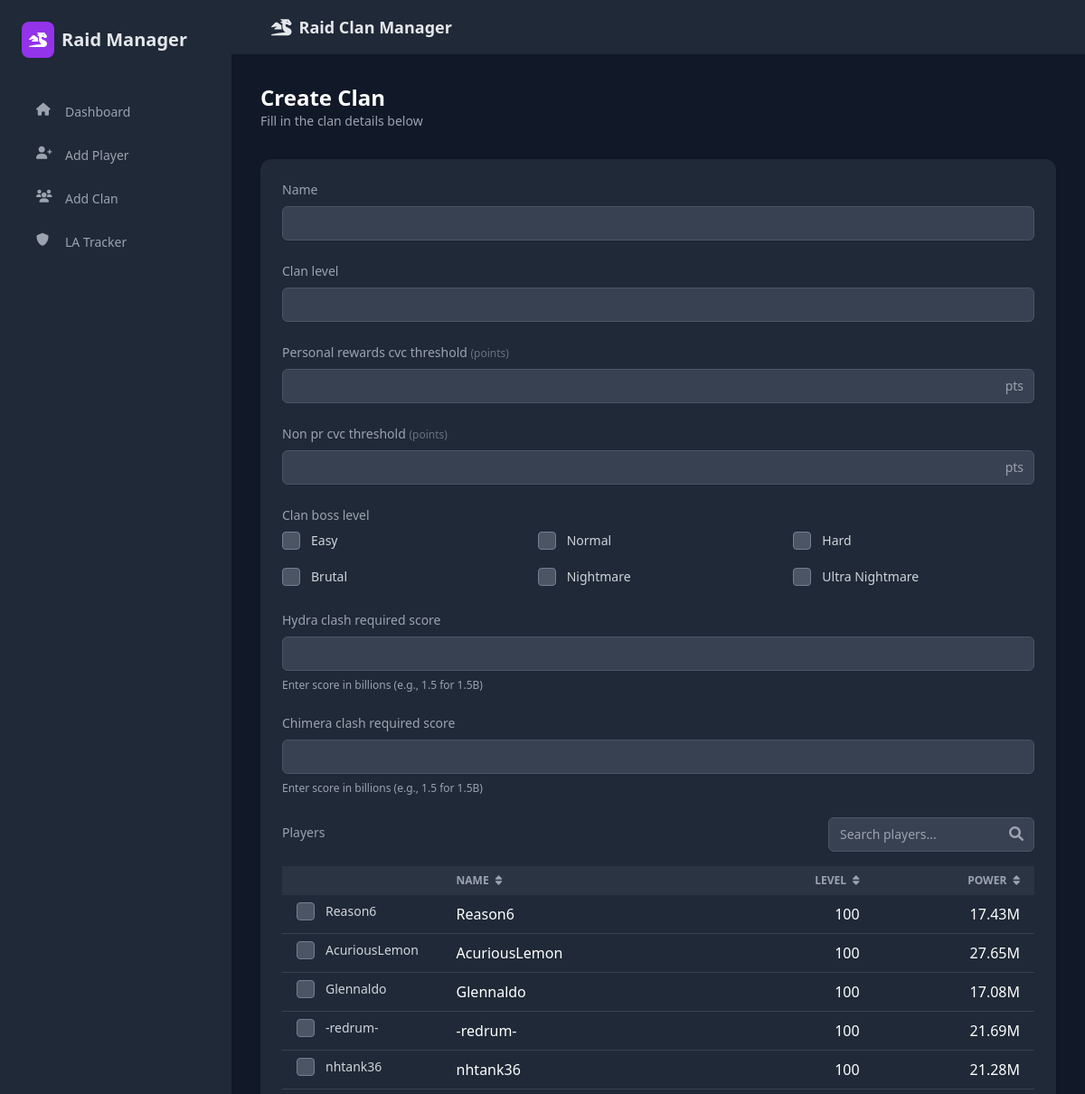
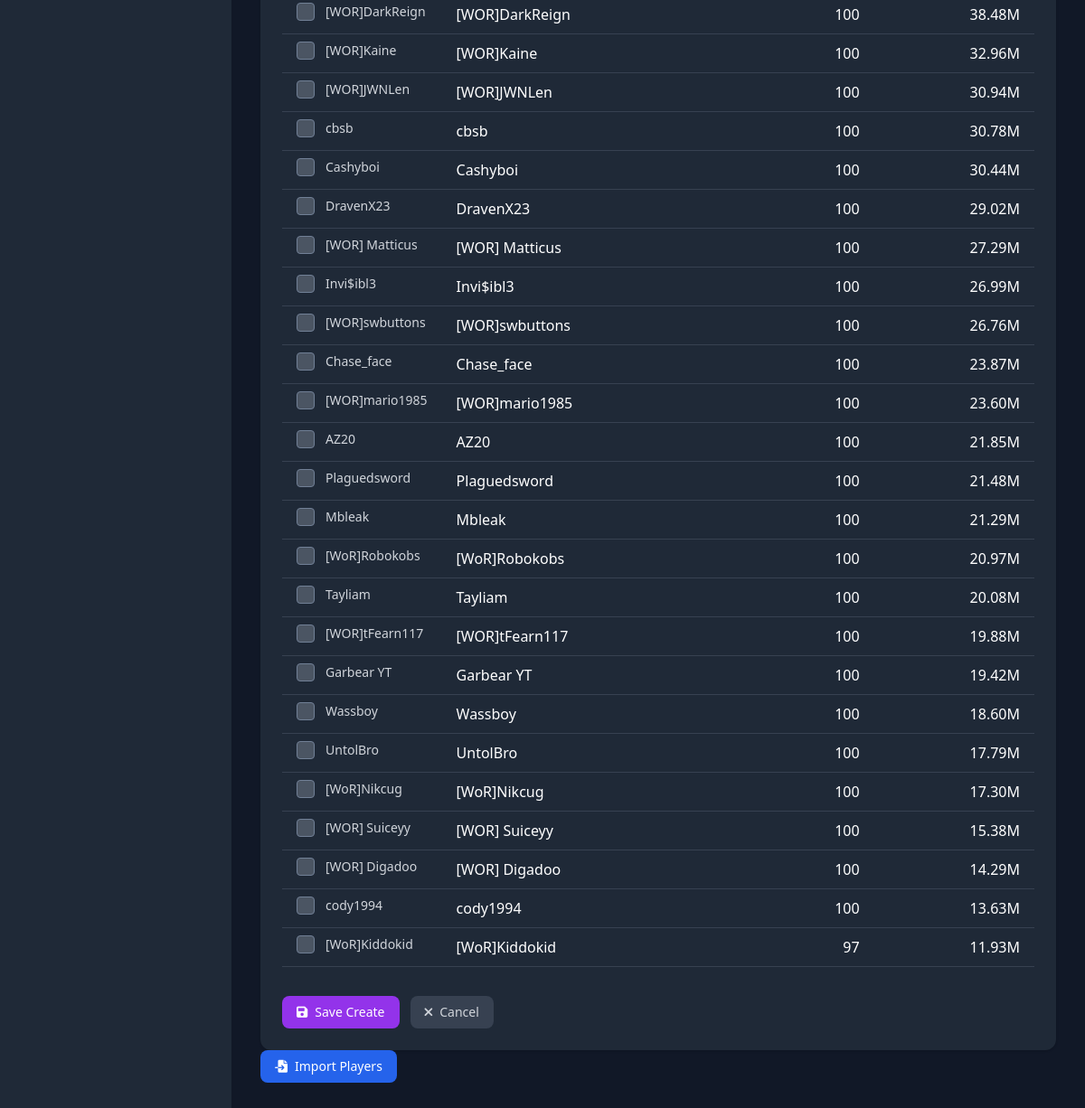
The app's page /clan/create/ with its own data (2 pictures, top to bottom).
### clans/models.py (models this page shows, shortened)
class Clan(models.Model):
    CLAN_BOSS_LEVELS = [
        ('easy', 'Easy'),
        ('normal', 'Normal'),
        ('hard', 'Hard'),
        ('brutal', 'Brutal'),
        ('nightmare', 'Nightmare'),
        ('ultra_nightmare', 'Ultra Nightmare'),
    ]
    clan_id = models.UUIDField(primary_key=True, default=uuid.uuid4, editable=False)
    name = models.CharField(max_length=100)
    clan_boss_level = models.CharField(
        max_length=255,
        help_text="Clan Boss levels down",
        default='[]'
    )
    hydra_clash_required_score = models.DecimalField(
        max_digits=7,  # Allows numbers up to 9999.999 billion
        decimal_places=3,
        null=True,
        blank=True,
        help_text="Enter score in billions (e.g., 1.5 for 1.5B)"
    )
    chimera_clash_required_score = models.DecimalField(
        max_digits=7,  # Allows numbers up to 9999.999 billion
        decimal_places=3,
        null=True,
        blank=True,
        help_text="Enter score in billions (e.g., 1.5 for 1.5B)"
    )
    personal_rewards_cvc_threshold = models.DecimalField(
        max_digits=10,
        decimal_places=0,
        null=True,
        blank=True
    )
    non_pr_cvc_threshold = models.DecimalField(
        max_digits=10,
        decimal_places=0,
        null=True,
        blank=True
    )
    clan_level = models.PositiveIntegerField()
    players = models.ManyToManyField(Player, related_name='clans', blank=True)

class Player(models.Model):
    uuid = models.UUIDField(primary_key=True, default=uuid.uuid4, editable=False)
    name = models.CharField(max_length=100)
    level = models.PositiveIntegerField(
        default=1,
        help_text="Player's current level (1-100)"
    )
    hh_optimiser_link = models.URLField(blank=True, null=True)
    player_power = models.DecimalField(
        max_digits=8,  # Allows numbers up to 99.999999 million
        decimal_places=6,
        null=True,
        blank=True,
        help_text="Enter player power in millions (e.g., 4.5 for 4.5M)"
    )
    player_id_ingame = models.CharField(max_length=50, unique=True)
    discord_id = models.CharField(max_length=50, blank=True, null=True)
    team_types = models.ManyToManyField('TeamType', related_name='players', blank=True)
    current_points = models.IntegerField(default=0)

### clans/views.py (the view)
# urls.py: path('clan/create/', views.clan_create, name='clan_create'),
def clan_create(request):
    if request.method == 'POST':
        form = ClanForm(request.POST)
        if form.is_valid():
            clan = form.save()
            return redirect('clan_detail', clan_id=clan.clan_id)
    else:
        form = ClanForm()
    context = {'form': form, 'action': 'Create'}
    return render(request, 'clans/clan_form.html', context)

### clans/forms.py (shortened to what this page needs)
class ClanForm(forms.ModelForm):
    clan_boss_level = forms.MultipleChoiceField(
        choices=Clan.CLAN_BOSS_LEVELS,
        widget=forms.CheckboxSelectMultiple(
            attrs={'class': 'sr-only'}
        )
    )
    class Meta:
        model = Clan
        fields = ['name', 'clan_level', 'personal_rewards_cvc_threshold',
            'non_pr_cvc_threshold', 'clan_boss_level', 'hydra_clash_required_score','chimera_clash_required_score', 'players']

### clans/templatetags/form_filters.py (called while the page is built, shortened)
@register.filter
def addclass(value, arg):
    if hasattr(value, 'field'):
        css_classes = value.field.widget.attrs.get('class', '').split()
        if arg not in css_classes:
            css_classes.append(arg)
        value.field.widget.attrs['class'] = ' '.join(css_classes)
        return value
    return value

### clans/templates/clans/clan_form.html (shortened to what this page needs)
{% extends "clans/base.html" %}
{% load form_filters %}
{% load humanize %}
{% block content %}
<div class="mb-8">
    <h2 class="text-2xl font-semibold text-white">{{ action }} Clan {% if clan %}: {{ clan.name }}{% endif %}</h2>
    <p class="text-sm text-gray-400">Fill in the clan details below</p>
</div>
<div class="bg-gray-800 p-6 rounded-xl shadow max-w-4xl">
    <form method="post">
        {% for field in form %}
            <div class="mb-6">
                {% if field.name == 'players' %}
                    <div class="space-y-4">
                        <div class="flex justify-between items-center">
                            <label class="block text-sm font-medium text-gray-400">{{ field.label }}</label>
                            <div class="relative">
                                <input type="text"
                                       id="player-search"
                                       placeholder="Search players..."
                                       class="bg-gray-700 border-gray-600 text-white text-sm rounded-lg w-64 p-2">
                                <i class="fas fa-search absolute right-3 top-2.5 text-gray-400"></i>
                            </div>
                        </div>
                        <div class="overflow-x-auto">
                            <table class="w-full">
                                <thead class="text-xs text-gray-400 uppercase bg-gray-700/50">
                                    <tr>
                                        <th class="px-4 py-2 w-8">
                                        </th>
                                        <th class="px-4 py-2 text-left cursor-pointer hover:text-white" data-sort="name">
                                            Name <i class="fas fa-sort ml-1"></i>
                                        </th>
                                        <th class="px-4 py-2 text-right cursor-pointer hover:text-white" data-sort="level">
                                            Level <i class="fas fa-sort ml-1"></i>
                                        </th>
                                        <th class="px-4 py-2 text-right cursor-pointer hover:text-white" data-sort="power">
                                            Power <i class="fas fa-sort ml-1"></i>
                                        </th>
                                    </tr>
                                </thead>
                                <tbody>
                                    {% for choice in field.field.queryset %}
                                    <tr class="border-b border-gray-700 player-row" data-player-name="{{ choice.name|lower }}">
                                        <td class="px-4 py-2">
                                            <label class="inline-flex items-center space-x-3">
                                                <input type="checkbox"
                                                       name="{{ field.name }}"
                                                       value="{{ choice.pk }}"
                                                       {% if choice.pk in field.value %}checked{% endif %}>
                                                <span class="text-sm text-gray-300">{{ choice.name }}</span>
                                            </label>
                                        </td>
                                        <td class="px-4 py-2 text-white">{{ choice.name }}</td>
                                        <td class="px-4 py-2 text-right text-white">{{ choice.level|default:"--" }}</td>
                                        <td class="px-4 py-2 text-right text-white">{{ choice.player_power|floatformat:2|default:"--" }}M</td>
                                    </tr>
                                    {% endfor %}
                                </tbody>
                            </table>
                        </div>
                    </div>
                {% elif field.name == 'clan_boss_level' %}
                    <div class="mb-6">
                        <label class="block text-sm font-medium text-gray-400 mb-2">{{ field.label }}</label>
                        <div class="grid grid-cols-2 md:grid-cols-3 gap-4">
                            {% for value, label in field.field.choices %}
                                <label class="inline-flex items-center space-x-3">
                                    <input type="checkbox"
                                           name="{{ field.name }}"
                                           value="{{ value }}"
                                           {% if value in field.value %}checked{% endif %}>
                                    <span class="text-sm text-gray-300">{{ label }}</span>
                                </label>
                            {% endfor %}
                        </div>
                    </div>
                {% else %}
    <label for="{{ field.id_for_label }}" class="block text-sm font-medium text-gray-400 mb-2">
        {{ field.label }}
        {% if field.name in 'personal_rewards_cvc_threshold,non_pr_cvc_threshold' %}
            <span class="text-xs text-gray-500">(points)</span>
        {% endif %}
    </label>
    <div class="relative">
        {% if field.name == 'personal_rewards_cvc_threshold' or field.name == 'non_pr_cvc_threshold' %}
            <input type="number"
                   name="{{ field.name }}"
                   id="{{ field.id_for_label }}"
                   value="{{ field.value|default:'' }}"
                   min="0"
                   step="1000"
                   class="bg-gray-700 border-gray-600 text-white text-sm rounded-lg focus:ring-purple-500 focus:border-purple-500 block w-full p-2.5">
            <div class="absolute inset-y-0 right-0 flex items-center pr-3">
                <span class="text-gray-400 text-sm">pts</span>
            </div>
        {% else %}
            {{ field|addclass:"bg-gray-700 border-gray-600 text-white text-sm rounded-lg focus:ring-purple-500 focus:border-purple-500 block w-full p-2.5" }}
        {% endif %}
    </div>
{% endif %}
                {% if field.help_text %}
                    <p class="mt-2 text-xs text-gray-400">{{ field.help_text|safe }}</p>
                {% endif %}
            </div>
        {% endfor %}
        <div class="flex items-center space-x-3 mt-8">
            <button type="submit" class="bg-purple-600 hover:bg-purple-700 text-white text-sm py-2 px-4 rounded-lg flex items-center space-x-2">
                <i class="fas fa-save"></i>
                <span>Save {{ action }}</span>
            </button>
            <a href="{% if clan %}{% url 'clan_detail' clan.clan_id %}{% else %}{% url 'home' %}{% endif %}"
               class="bg-gray-700 hover:bg-gray-600 text-gray-300 text-sm py-2 px-4 rounded-lg flex items-center space-x-2">
                <i class="fas fa-times"></i>
                <span>Cancel</span>
            </a>
        </div>
    </form>
</div>
<div class="flex">
    <button type="button"
            onclick="openImportModal()"
            class="bg-blue-600 hover:bg-blue-700 text-white text-sm py-2 px-4 rounded-lg flex items-center space-x-2">
        <i class="fas fa-file-import"></i>
        <span>Import Players</span>
    </button>
</div>
{% endblock %}

### clans/templates/clans/base.html (style rules this page uses)
label { display: block; font-size: 0.875rem; font-weight: 500; margin-bottom: 0.25rem; color: rgb(156, 163, 175); }
input[type="text"], input[type="number"], input[type="url"], input[type="email"], input[type="password"], select, textarea { display: block; width: 100%; background-color: rgb(55, 65, 81); border: 1px solid rgb(75, 85, 99); border-radius: 0.375rem; padding: 0.5rem 0.75rem; font-size: 0.875rem; color: rgb(209, 213, 219); box-shadow: 0 1px 2px 0 rgba(0, 0, 0, 0.05); }
input[type="checkbox"] { height: 1.25rem; width: 1.25rem; border-radius: 0.25rem; appearance: none; background-color: rgb(75, 85, 99); border: 1px solid rgb(113, 128, 150); cursor: pointer; transition: background-color 0.2s ease-in-out; }

### records on screen
Player: name "Reason6", level "100", player_power "17.43"
Player: name "AcuriousLemon", level "100", player_power "27.65"
Player: name "Glennaldo", level "100", player_power "17.08"
Player: name "-redrum-", level "100", player_power "21.69"
Player: name "nhtank36", level "100", player_power "21.28"
Player: name "[WOR]DarkReign", level "100", player_power "38.48"
Player: name "[WOR]Kaine", level "100", player_power "32.96"
Player: name "[WOR]JWNLen", level "100", player_power "30.94"
Player: name "cbsb", level "100", player_power "30.78"
Player: name "Cashyboi", level "100", player_power "30.44"
Player: name "DravenX23", level "100", player_power "29.02"
Player: name "[WOR] Matticus", level "100", player_power "27.29"
Player: name "Invi$ibl3", level "100", player_power "26.99"
Player: name "[WOR]swbuttons", level "100", player_power "26.76"
Player: name "Chase_face", level "100", player_power "23.87"
Player: name "[WOR]mario1985", level "100", player_power "23.60"
Player: name "AZ20", level "100", player_power "21.85"
Player: name "Plaguedsword", level "100", player_power "21.48"
Player: name "Mbleak", level "100", player_power "21.29"
Player: name "[WoR]Robokobs", level "100", player_power "20.97"
Player: name "Tayliam", level "100", player_power "20.08"
Player: name "[WOR]tFearn117", level "100", player_power "19.88"
Player: name "Garbear YT", level "100", player_power "19.42"
Player: name "Wassboy", level "100", player_power "18.60"
Player: name "UntolBro", level "100", player_power "17.79"
Player: name "[WoR]Nikcug", level "100", player_power "17.30"
Player: name "[WOR] Suiceyy", level "100", player_power "15.38"
Player: name "[WOR] Digadoo", level "100", player_power "14.29"
Player: name "cody1994", level "100", player_power "13.63"
Player: name "[WoR]Kiddokid", level "97", player_power "11.93"

### other values on screen
{{ action }} "Create"
{{ field.label }} "Name" "Clan level" "Personal rewards cvc threshold" "Non pr cvc threshold" "Hydra clash required score" "Chimera clash required score"
{{ field.label }} "Clan boss level"
{{ label }} "Easy" "Normal" "Hard" "Brutal" "Nightmare" "Ultra Nightmare"
{{ field.help_text|safe }} "Enter score in billions (e.g., 1.5 for 1.5B)" "Enter score in billions (e.g., 1.5 for 1.5B)"
{{ field.label }} "Players"
